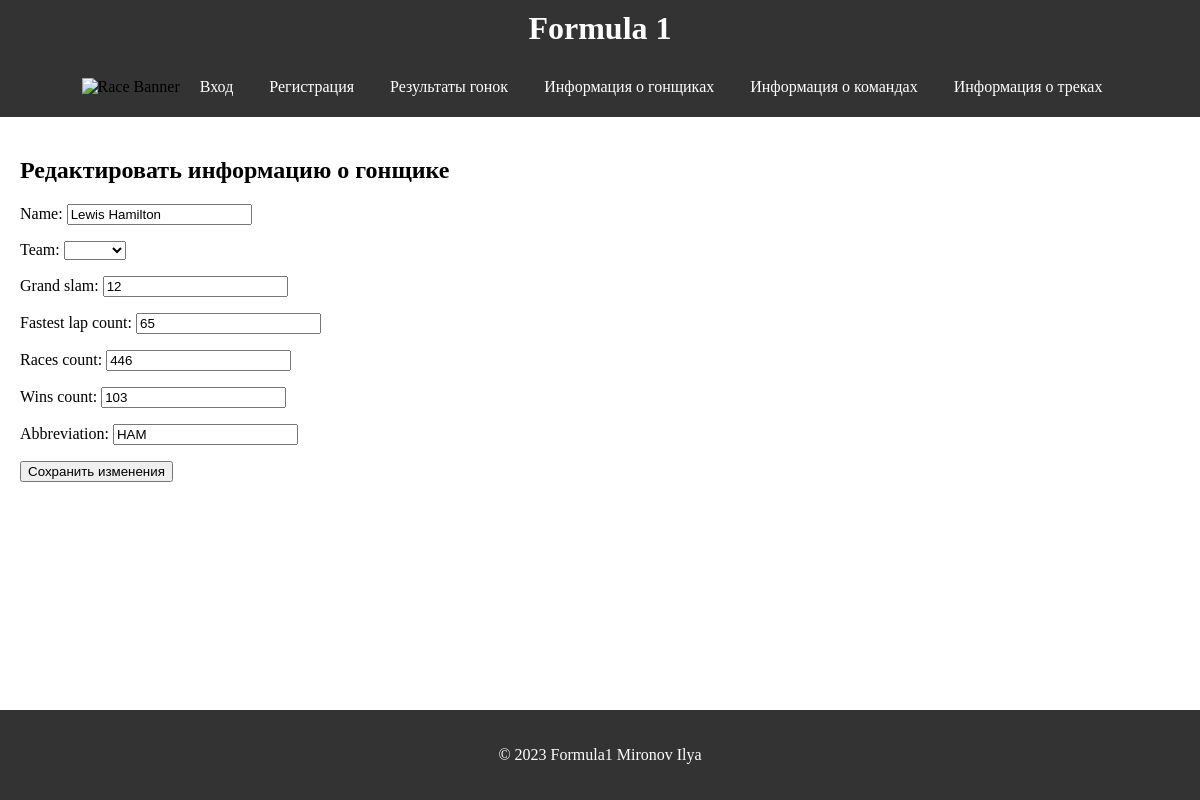
Page /edit_driver/1/ on the earlier database version.
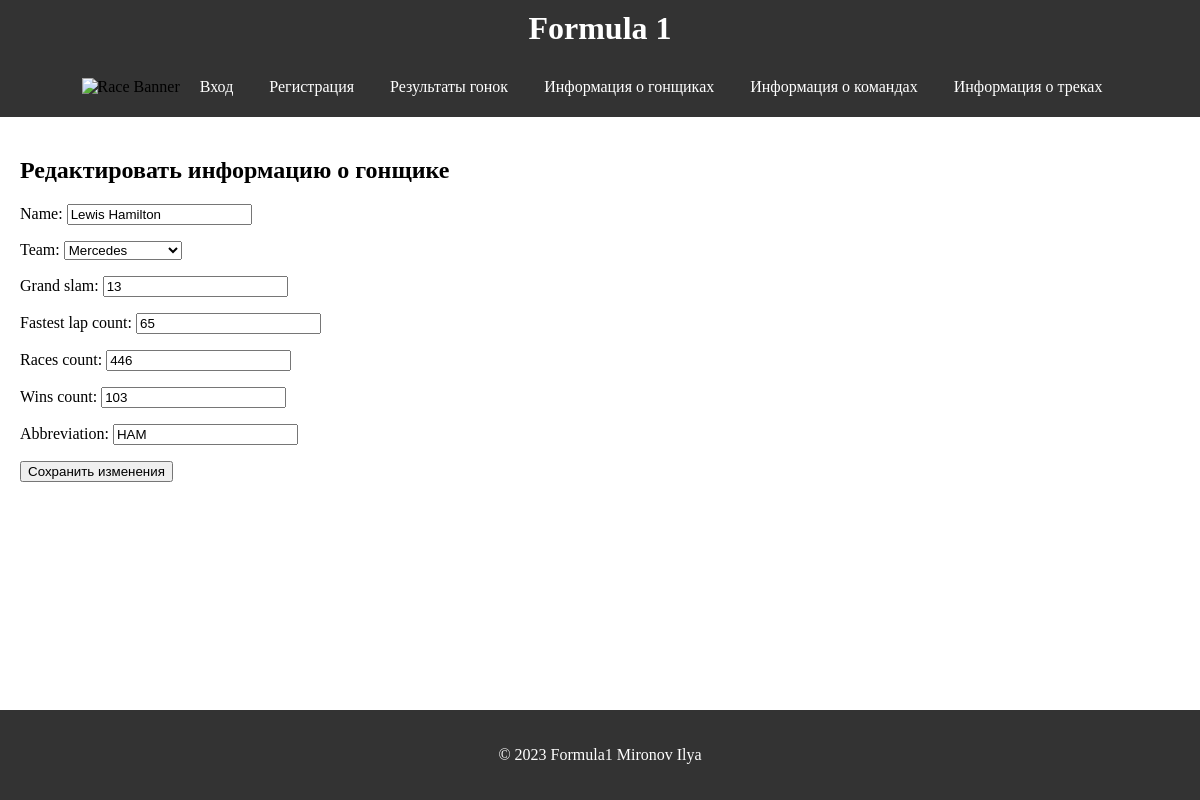
Same page on the later database version.
### formula1/models.py (models this page shows, shortened)
class Driver(models.Model):
    id = models.AutoField(primary_key=True)
    team = models.ForeignKey(Team, on_delete=models.CASCADE)
    grand_slam = models.IntegerField()
    fastest_lap_count = models.IntegerField()
    races_count = models.IntegerField()
    wins_count = models.IntegerField()
    name = models.CharField(max_length=200)
    abbreviation = models.CharField(max_length=10)

class Team(models.Model):
    name = models.CharField(max_length=200)
    wins = models.IntegerField()
    races = models.IntegerField()
    description = models.TextField()
    def __str__(self):
        return self.name

### formula1/views.py (the view)
# urls.py: path('edit_driver/<int:driver_id>/', views.edit_driver, name='edit_driver'),
def edit_driver(request, driver_id):
    driver = get_object_or_404(Driver, id=driver_id)
    if request.method == 'POST':
        form = DriverForm(request.POST, instance=driver)
        if form.is_valid():
            form.save()
            return redirect('driver_info', driver_id=driver.id)
    else:
        form = DriverForm(instance=driver)
    return render(request, 'driver_edit.html', {'form': form})

### formula1/forms.py
class DriverForm(forms.ModelForm):
    class Meta:
        model = Driver
        fields = ['name', 'team', 'grand_slam', 'fastest_lap_count', 'races_count', 'wins_count', 'abbreviation']

### formula1/templates/driver_edit.html (shortened to what this page needs)
{% extends 'base.html' %}
{% block content %}
<link rel="stylesheet" href = "/static/css/race_results.css">
<h2>Редактировать информацию о гонщике</h2>
<form method="post">
    {{ form.as_p }}
    <button type="submit">Сохранить изменения</button>
</form>
{% endblock %}

Differences in the rows shown:
changed Driver "HAM": team (not shown) → "Mercedes"; grand_slam "12" → "13"
